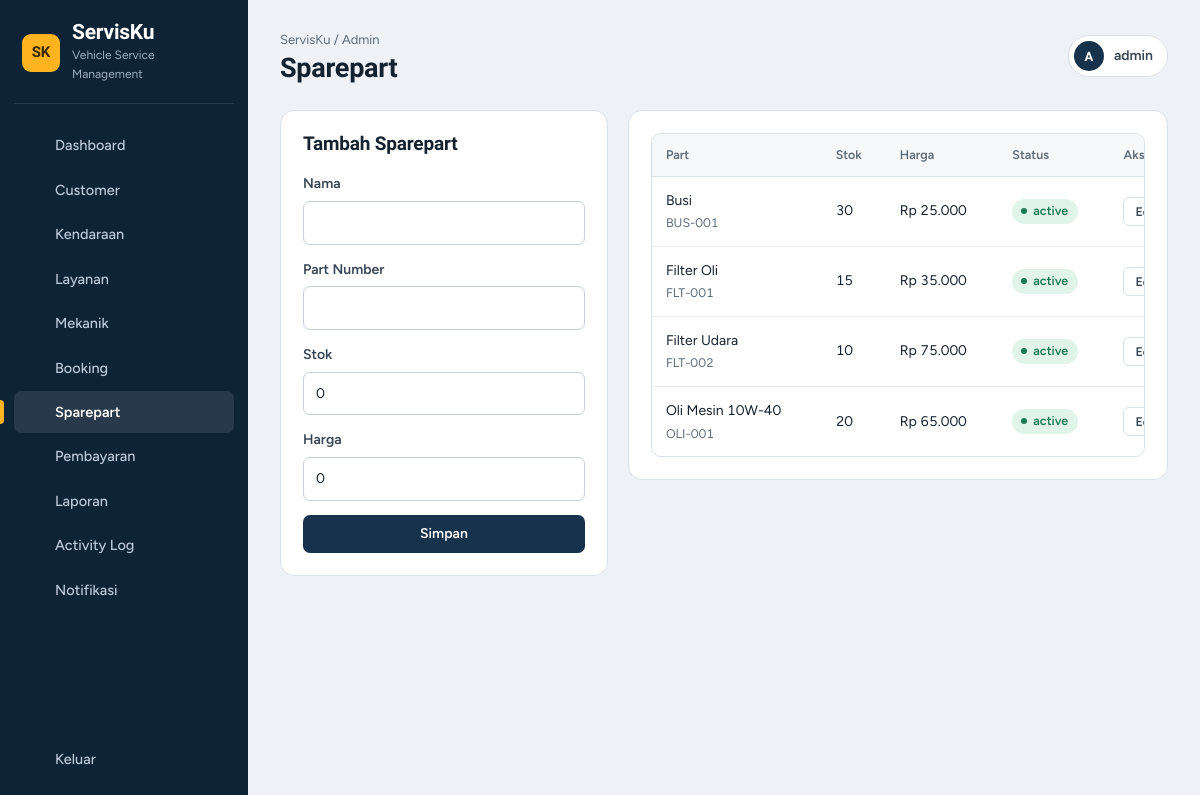
Page /admin/spareparts.php (signed in) on the committed database.
### tables this page shows
CREATE TABLE spareparts (
    id INT UNSIGNED AUTO_INCREMENT PRIMARY KEY,
    name VARCHAR(100) NOT NULL,
    part_number VARCHAR(50) NULL,
    stock INT NOT NULL DEFAULT 0,
    price DECIMAL(12,2) NOT NULL DEFAULT 0,
    status ENUM('active', 'inactive') NOT NULL DEFAULT 'active',
    created_at TIMESTAMP NOT NULL DEFAULT CURRENT_TIMESTAMP,
    INDEX idx_spareparts_status (status)
);

### includes/helpers.php (called while the page is built, shortened)
<?php
function e($v): string { return htmlspecialchars((string)$v, ENT_QUOTES, 'UTF-8'); }
function rupiah($v): string { return 'Rp '.number_format((float)$v, 0, ',', '.'); }

### admin/spareparts.php (the view)
<?php require_once '../includes/role.php';requireRole('admin');require_once '../config/database.php';require_once '../includes/helpers.php';require_once '../includes/csrf.php';$error='';$success='';if($_SERVER['REQUEST_METHOD']==='POST'){verify_csrf();$action=$_POST['action']??'';$id=(int)($_POST['id']??0);if($action==='save'){ $name=trim($_POST['name']??'');$part=trim($_POST['part_number']??'');$stock=(int)$_POST['stock'];$price=(float)$_POST['price'];if($name===''||$stock<0||$price<0)$error='Data sparepart tidak valid.';else{$s=$id?$pdo->prepare('UPDATE spareparts SET name=?,part_number=?,stock=?,price=? WHERE id=?'):$pdo->prepare('INSERT INTO spareparts(name,part_number,stock,price) VALUES(?,?,?,?)');$s->execute($id?[$name,$part?:null,$stock,$price,$id]:[$name,$part?:null,$stock,$price]);$success=$id?'Sparepart diperbarui.':'Sparepart ditambahkan.';}}elseif($action==='toggle'){$s=$pdo->prepare("UPDATE spareparts SET status=IF(status='active','inactive','active') WHERE id=?");$s->execute([$id]);$success='Status sparepart diperbarui.';}}$rows=$pdo->query('SELECT * FROM spareparts ORDER BY status DESC,name')->fetchAll();$edit=null;if(isset($_GET['edit']))foreach($rows as $x)if($x['id']==(int)$_GET['edit'])$edit=$x;$pageTitle='Sparepart';require '../includes/admin_header.php';?><?php if($error):?><div class="alert"><?=e($error)?></div><?php endif;?><?php if($success):?><div class="success"><?=e($success)?></div><?php endif;?><div class="two-column"><section class="panel"><div class="panel-heading"><h2><?= $edit?'Edit':'Tambah'?> Sparepart</h2></div><form method="post" class="compact-form"><input type="hidden" name="csrf_token" value="<?=e(csrf_token())?>"><input type="hidden" name="action" value="save"><input type="hidden" name="id" value="<?=$edit['id']??0?>"><label>Nama<input name="name" value="<?=e($edit['name']??'')?>" required></label><label>Part Number<input name="part_number" value="<?=e($edit['part_number']??'')?>"></label><label>Stok<input type="number" name="stock" min="0" value="<?=e($edit['stock']??0)?>" required></label><label>Harga<input type="number" name="price" min="0" step="0.01" value="<?=e($edit['price']??0)?>" required></label><button>Simpan</button></form></section><section class="panel"><div class="table-wrap"><table class="data-table"><tr><th>Part</th><th>Stok</th><th>Harga</th><th>Status</th><th>Aksi</th></tr><?php foreach($rows as $x):?><tr><td><?=e($x['name'])?><small><?=e($x['part_number']?:'-')?></small></td><td><?=$x['stock']?></td><td><?=rupiah($x['price'])?></td><td><span class="badge badge-<?=$x['status']?>"><?=e($x['status'])?></span></td><td><a class="button small secondary" href="spareparts.php?edit=<?=$x['id']?>">Edit</a><form method="post" class="inline-form"><input type="hidden" name="csrf_token" value="<?=e(csrf_token())?>"><input type="hidden" name="action" value="toggle"><input type="hidden" name="id" value="<?=$x['id']?>"><button class="small">Toggle</button></form></td></tr><?php endforeach;?></table></div></section></div><?php require '../includes/admin_footer.php';?>

### assets/css/style.css (style rules this page uses)
:root { --ink:#14212e;--ink-2:#364555;--muted:#5d6b79;--line:#dbe1e8;--line-2:#e9edf2; --bg:#eef1f5;--card:#fff;--wash:#f6f8fa; --navy:#17324d;--navy-2:#0e2335;--navy-3:#245079; --signal:#ffb41f;--signal-deep:#d98f00;--signal-ink:#3b2700;--signal-soft:#fff3d6; --success:#177a52;--success-soft:#e1f4ea; --danger:#c2362b;--danger-soft:#fde8e5; --info:#235fa5;--info-soft:#e2eefb; --teal:#0d6b66;--teal-soft:#d9f1ef; --indigo:#3b4aa8;--indigo-soft:#e6e9fb; --orange:#a8430a;--orange-soft:#fde3d3; --amber:#8a5a00;--amber-soft:#fff0cc; --grey-soft:#e8ecf1; --r-lg:14px;--r-md:10px;--r-sm:7px; --font-body:'Figtree',ui-sans-serif,system-ui,-apple-system,'Segoe UI',sans-serif; --font-display:'Bricolage Grotesque','Figtree',ui-sans-serif,system-ui,sans-serif; --sidebar-w:248px; --shadow-pop:0 18px 40px -18px rgba(14,35,53,.35); }
* { box-sizing:border-box }
html { scroll-behavior:smooth;-webkit-text-size-adjust:100% }
body { margin:0;font-family:var(--font-body);font-size:15px;background:var(--bg);color:var(--ink);line-height:1.55;-webkit-font-smoothing:antialiased }
h1,h2,h3,h4 { font-family:var(--font-display);line-height:1.15;letter-spacing:-.01em;margin:0 }
a { color:var(--navy-3);text-decoration:none }
small { font-size:12.5px }
button,.button { display:inline-flex;align-items:center;justify-content:center;gap:8px;border:1px solid transparent;border-radius:var(--r-sm);padding:10px 16px;background:var(--navy);color:#fff;font:600 14px/1.2 var(--font-body);cursor:pointer;text-decoration:none;transition:background .15s,border-color .15s,color .15s }
button.secondary,.button.secondary { background:#fff;color:var(--ink-2);border-color:var(--line) }
.small { padding:6px 11px;font-size:12.5px;border-radius:6px }
input,select,textarea { width:100%;padding:10px 12px;border:1px solid #c6cfda;border-radius:var(--r-sm);background:#fff;color:var(--ink);font:inherit;transition:border-color .15s,box-shadow .15s }
input::placeholder,textarea::placeholder { color:#8895a3 }
label { display:block;font-weight:600;font-size:14px;color:var(--ink-2);margin-bottom:16px }
label input,label select,label textarea { margin-top:6px;font-weight:400;color:var(--ink) }
.compact-form { display:grid;gap:14px }
.compact-form label,.compact-form .payment-method-box { margin:0 }
.panel { background:var(--card);border:1px solid var(--line);border-radius:var(--r-lg);padding:22px;margin-bottom:20px;min-width:0 }
.panel-heading { display:flex;align-items:flex-start;justify-content:space-between;gap:14px;margin-bottom:18px }
.panel-heading h2 { font-size:19px;font-weight:700 }
.two-column { display:grid;grid-template-columns:minmax(280px,.85fr) minmax(0,1.4fr);gap:20px;align-items:start }
.two-column>.panel { margin-bottom:0 }
.table-wrap { overflow-x:auto;border:1px solid var(--line);border-radius:var(--r-md);background:#fff }
.data-table { width:100%;border-collapse:collapse;font-size:14px;font-variant-numeric:tabular-nums }
.data-table th { background:var(--wash);color:var(--muted);font-size:12.5px;font-weight:600;text-align:left;padding:11px 14px;border-bottom:1px solid var(--line);white-space:nowrap }
.data-table td { padding:13px 14px;border-bottom:1px solid var(--line-2);vertical-align:middle }
.data-table tr:last-child td { border-bottom:0 }
.data-table td small { display:block;color:var(--muted);font-size:12.5px;margin-top:2px;max-width:34ch }
.data-table { min-width:620px }
.badge { display:inline-flex;align-items:center;gap:6px;padding:3px 10px 3px 9px;border-radius:99px;font-size:12.5px;font-weight:600;line-height:1.5;white-space:nowrap;background:var(--grey-soft);color:var(--ink-2) }
.badge::before { content:"";width:6px;height:6px;border-radius:50%;background:currentColor;flex:none }
.badge-paid,.badge-completed,.badge-active,.badge-available { background:var(--success-soft);color:var(--success) }

### rows in the picture
spareparts: name "Busi", part_number "BUS-001", stock "30", price "Rp 25.000", status "active"
spareparts: name "Filter Oli", part_number "FLT-001", stock "15", price "Rp 35.000", status "active"
spareparts: name "Filter Udara", part_number "FLT-002", stock "10", price "Rp 75.000", status "active"
spareparts: name "Oli Mesin 10W-40", part_number "OLI-001", stock "20", price "Rp 65.000", status "active"

### other values in the picture
$cfg['subtitle'] "Vehicle Service Management"
$label "Dashboard"
$label "Customer"
$label "Kendaraan"
$label "Layanan"
$label "Mekanik"
$label "Booking"
$label "Sparepart"
$label "Pembayaran"
$label "Laporan"
$label "Activity Log"
$label "Notifikasi"
$cfg['crumb'] "ServisKu / Admin"
$pageTitle "Sparepart"
$initial "A"
